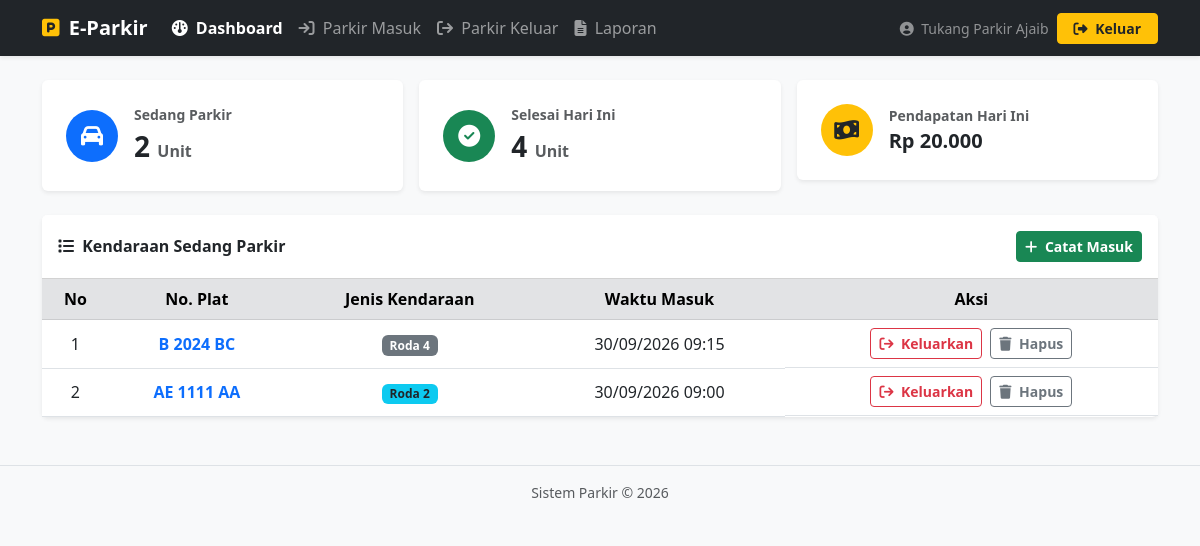
The app's page /index.php?page=dashboard&pesan=welcome (signed in) with its own data.
### tables this page shows
CREATE TABLE IF NOT EXISTS tabel_parkir (
    id_parkir INT AUTO_INCREMENT PRIMARY KEY,
    nomor_plat VARCHAR(20) NOT NULL,
    jenis_kendaraan ENUM('Roda 2', 'Roda 4') NOT NULL,
    waktu_masuk DATETIME NOT NULL,
    waktu_keluar DATETIME NULL,
    status ENUM('Parkir', 'Selesai') DEFAULT 'Parkir',
    total_bayar INT DEFAULT 0
);

### controllers/ParkirController.php (called while the page is built, shortened)
<?php
require_once 'models/ParkirModel.php';
class ParkirController {
    private $model;
    public function __construct($koneksi) {
        $this->model = new ParkirModel($koneksi);
    }
    public function dashboard() {
        $tgl_hari_ini    = date('Y-m-d');
        $kendaraan_aktif = $this->model->getParkirAktif();
        $pendapatan      = $this->model->getPendapatanHariIni($tgl_hari_ini);
        $total_selesai   = $this->model->getTotalKendaraanHariIni($tgl_hari_ini);
        require_once 'views/dashboard.php';
    }
}
?>

### models/ParkirModel.php (called while the page is built, shortened)
<?php
class ParkirModel {
    private $db;
    public function __construct($koneksi) {
        $this->db = $koneksi;
    }
    public function getParkirAktif() {
        return $this->db->query("SELECT * FROM tabel_parkir WHERE status = 'Parkir' ORDER BY waktu_masuk DESC");
    }
    public function getPendapatanHariIni($tanggal) {
        $stmt = $this->db->prepare("SELECT SUM(total_bayar) as total FROM tabel_parkir WHERE DATE(waktu_keluar) = ? AND status = 'Selesai'");
        $stmt->bind_param("s", $tanggal);
        $stmt->execute();
        $result = $stmt->get_result();
        $data   = $result->fetch_assoc();
        return $data['total'] ? $data['total'] : 0;
    }
    public function getTotalKendaraanHariIni($tanggal) {
        $stmt = $this->db->prepare("SELECT COUNT(*) as total FROM tabel_parkir WHERE DATE(waktu_masuk) = ? AND status = 'Selesai'");
        $stmt->bind_param("s", $tanggal);
        $stmt->execute();
        $result = $stmt->get_result();
        $data   = $result->fetch_assoc();
        return $data['total'];
    }
}
?>

### views/dashboard.php (the view, shortened to what this page needs)
<!DOCTYPE html>
<html lang="id">
<head>
    <link href="https://cdn.jsdelivr.net/npm/bootstrap@5.3.0/dist/css/bootstrap.min.css" rel="stylesheet">
</head>
<body class="bg-light">
    <?php include 'views/layout/navbar.php'; ?>
    <div class="container">
        <div class="row g-3 mb-4">
            <div class="col-md-4">
                <div class="card border-0 shadow-sm">
                    <div class="card-body d-flex align-items-center gap-3 p-4">
                        <div class="rounded-circle bg-primary d-flex align-items-center justify-content-center text-white"
                             style="width:52px;height:52px;font-size:22px;">
                            <i class="fa-solid fa-car"></i>
                        </div>
                        <div>
                            <div class="text-muted small fw-semibold">Sedang Parkir</div>
                            <div class="fw-bold fs-3"><?php echo $kendaraan_aktif->num_rows; ?> <small class="fs-6 text-muted">Unit</small></div>
                        </div>
                    </div>
                </div>
            </div>
            <div class="col-md-4">
                <div class="card border-0 shadow-sm">
                    <div class="card-body d-flex align-items-center gap-3 p-4">
                        <div class="rounded-circle bg-success d-flex align-items-center justify-content-center text-white"
                             style="width:52px;height:52px;font-size:22px;">
                            <i class="fa-solid fa-circle-check"></i>
                        </div>
                        <div>
                            <div class="text-muted small fw-semibold">Selesai Hari Ini</div>
                            <div class="fw-bold fs-3"><?php echo $total_selesai; ?> <small class="fs-6 text-muted">Unit</small></div>
                        </div>
                    </div>
                </div>
            </div>
            <div class="col-md-4">
                <div class="card border-0 shadow-sm">
                    <div class="card-body d-flex align-items-center gap-3 p-4">
                        <div class="rounded-circle bg-warning d-flex align-items-center justify-content-center text-dark"
                             style="width:52px;height:52px;font-size:22px;">
                            <i class="fa-solid fa-money-bill-wave"></i>
                        </div>
                        <div>
                            <div class="text-muted small fw-semibold">Pendapatan Hari Ini</div>
                            <div class="fw-bold fs-5">Rp <?php echo number_format($pendapatan,0,',','.'); ?></div>
                        </div>
                    </div>
                </div>
            </div>
        </div>
        <div class="card border-0 shadow-sm">
            <div class="card-header bg-white d-flex justify-content-between align-items-center py-3">
                <h6 class="fw-bold mb-0"><i class="fa-solid fa-list me-1"></i> Kendaraan Sedang Parkir</h6>
                <a href="index.php?page=parkir_masuk" class="btn btn-sm btn-success fw-bold">
                    <i class="fa-solid fa-plus me-1"></i> Catat Masuk
                </a>
            </div>
            <div class="card-body p-0">
                <div class="table-responsive">
                    <table class="table table-hover mb-0 align-middle">
                        <thead class="table-secondary text-center">
                            <tr>
                                <th>No</th>
                                <th>No. Plat</th>
                                <th>Jenis Kendaraan</th>
                                <th>Waktu Masuk</th>
                                <th>Aksi</th>
                            </tr>
                        </thead>
                        <tbody class="text-center">
                            <?php $no = 1; $tmp = []; while($row = $kendaraan_aktif->fetch_assoc()) { $tmp[] = $row; } ?>
                            <?php foreach($tmp as $row): ?>
                            <tr>
                                <td><?php echo $no++; ?></td>
                                <td class="fw-bold text-primary"><?php echo htmlspecialchars($row['nomor_plat']); ?></td>
                                <td>
                                    <?php if($row['jenis_kendaraan'] == 'Roda 2'): ?>
                                        <span class="badge bg-info text-dark">Roda 2</span>
                                    <?php else: ?>
                                        <span class="badge bg-secondary">Roda 4</span>
                                    <?php endif; ?>
                                </td>
                                <td><?php echo date('d/m/Y H:i', strtotime($row['waktu_masuk'])); ?></td>
                                <td class="d-flex justify-content-center gap-2">
                                    <a href="index.php?page=parkir_keluar&cari_plat=<?php echo urlencode($row['nomor_plat']); ?>"
                                       class="btn btn-sm btn-outline-danger fw-semibold">
                                        <i class="fa-solid fa-arrow-right-from-bracket me-1"></i> Keluarkan
                                    </a>
                                    <button
                                        onclick="konfirmasiHapusDashboard(<?php echo $row['id_parkir']; ?>, '<?php echo htmlspecialchars($row['nomor_plat']); ?>')"
                                        class="btn btn-sm btn-outline-secondary fw-semibold">
                                        <i class="fa fa-trash me-1"></i> Hapus
                                    </button>
                                </td>
                            </tr>
                            <?php endforeach; ?>
                        </tbody>
                    </table>
                </div>
            </div>
        </div>
    </div>
    <div class="mt-5 py-3 text-center text-muted small border-top">
        Sistem Parkir &copy; <?php echo date('Y'); ?>
    </div>
</body>
</html>

### records on screen
tabel_parkir: nomor_plat "B 2024 BC", jenis_kendaraan "Roda 4", waktu_masuk "30/09/2026 09:15"
tabel_parkir: nomor_plat "AE 1111 AA", jenis_kendaraan "Roda 2", waktu_masuk "30/09/2026 09:00"

### other values on screen
$_SESSION['nama_petugas'] "Tukang Parkir Ajaib"
$kendaraan_aktif->num_rows "2"
$total_selesai "4"
$pendapatan "20.000"
